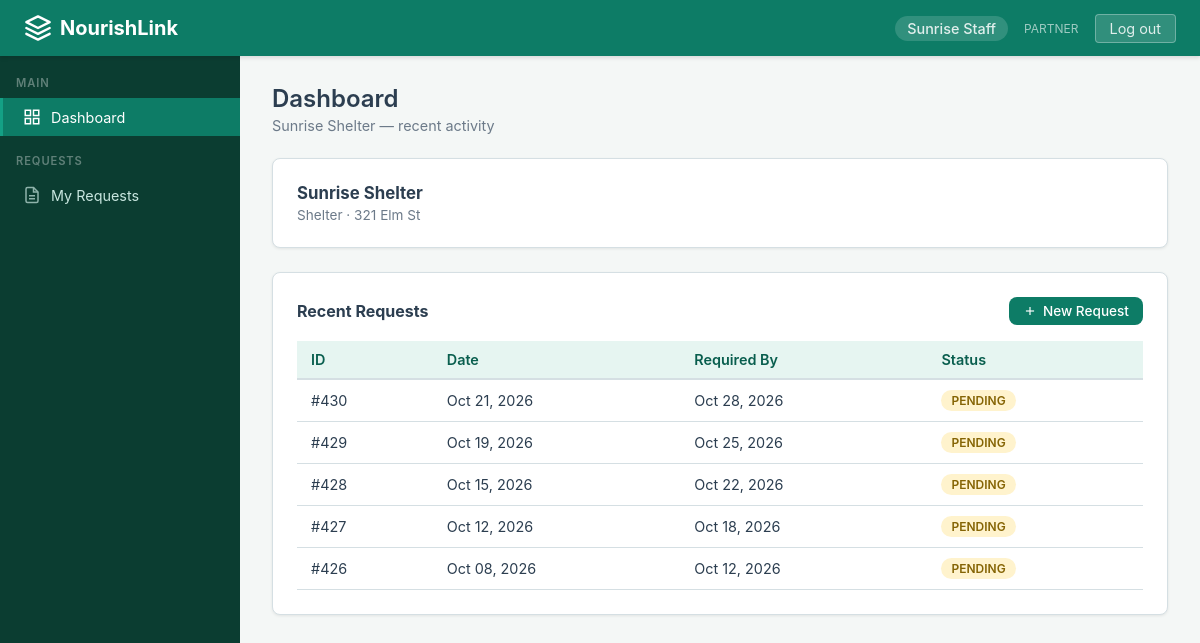
Screenshot of / (signed in) with the database file from the repository.
### core/models.py (models this page shows, shortened)
class Profile(models.Model):
    class Role(models.TextChoices):
        COORDINATOR = 'COORDINATOR', 'Coordinator'
        PARTNER = 'PARTNER', 'Partner'
    user = models.OneToOneField(User, on_delete=models.CASCADE, related_name='profile')
    role = models.CharField(max_length=15, choices=Role.choices)
    organization = models.ForeignKey(Organization, on_delete=models.SET_NULL, null=True, blank=True, related_name='members')
    @property
    def is_coordinator(self):
        return self.role == self.Role.COORDINATOR

class Organization(models.Model):
    class OrgType(models.TextChoices):
        SHELTER = 'SHELTER', 'Shelter'
        COMMUNITY_KITCHEN = 'COMMUNITY_KITCHEN', 'Community Kitchen'
        NGO = 'NGO', 'NGO'
        OTHER = 'OTHER', 'Other'
    name = models.CharField(max_length=200)
    org_type = models.CharField(max_length=20, choices=OrgType.choices, default=OrgType.OTHER)
    contact_email = models.EmailField(blank=True)
    phone = models.CharField(max_length=20, blank=True)
    address = models.TextField(blank=True)
    is_active = models.BooleanField(default=True)
    created_at = models.DateTimeField(auto_now_add=True)

class Request(models.Model):
    class Status(models.TextChoices):
        PENDING = 'PENDING', 'Pending'
        APPROVED = 'APPROVED', 'Approved'
        PARTIALLY_FULFILLED = 'PARTIALLY_FULFILLED', 'Partially Fulfilled'
        FULFILLED = 'FULFILLED', 'Fulfilled'
        CANCELLED = 'CANCELLED', 'Cancelled'
    organization = models.ForeignKey(Organization, on_delete=models.CASCADE, related_name='requests')
    requested_by = models.ForeignKey(User, on_delete=models.CASCADE, related_name='requests_made')
    required_by_date = models.DateField()
    status = models.CharField(max_length=25, choices=Status.choices, default=Status.PENDING)
    notes = models.TextField(blank=True)
    created_at = models.DateTimeField(auto_now_add=True)
    updated_at = models.DateTimeField(auto_now=True)
    class Meta:
        ordering = ['required_by_date', 'created_at']

### core/views.py (the view)
# urls.py: path('', views.dashboard, name='dashboard'),
@login_required
def dashboard(request):
    if not hasattr(request.user, 'profile'):
        return render(request, 'core/no_profile.html')
    profile = request.user.profile
    today = timezone.now().date()
    if profile.is_coordinator:
        context = {
            'total_batches': FoodBatch.objects.filter(status='AVAILABLE').count(),
            'expiring_soon': FoodBatch.objects.filter(
                status='AVAILABLE',
                distribution_cutoff__lte=today + timedelta(days=7),
                distribution_cutoff__gte=today,
            ).count(),
            'pending_requests': Request.objects.filter(status='PENDING').count(),
            'draft_plans': AllocationPlan.objects.filter(status='DRAFT').count(),
        }
        return render(request, 'core/dashboard_coordinator.html', context)
    else:
        org = profile.organization
        context = {
            'my_requests': Request.objects.filter(organization=org).order_by('-created_at')[:5] if org else [],
            'organization': org,
        }
        return render(request, 'core/dashboard_partner.html', context)

### templates/core/dashboard_partner.html (shortened to what this page needs)
{% extends "base.html" %}
{% block content %}
<div class="page-header">
  <h1>Dashboard</h1>
  {% if organization %}
    <p>{{ organization.name }} — recent activity</p>
  {% else %}
    <p>Welcome, {{ user.get_full_name|default:user.username }}</p>
  {% endif %}
</div>
{% if organization %}
<div class="card" style="margin-bottom:24px;">
  <h3 style="margin-bottom:4px;font-size:1.05rem;">{{ organization.name }}</h3>
  <p style="color:var(--text-muted);font-size:.85rem;">{{ organization.get_org_type_display }} &middot; {{ organization.address|default:"No address on file" }}</p>
</div>
{% endif %}
<div class="card">
  <div style="display:flex;align-items:center;justify-content:space-between;margin-bottom:16px;">
    <h3 style="font-size:1rem;">Recent Requests</h3>
    <a href="{% url 'request_create' %}" class="btn btn-primary" style="font-size:.85rem;padding:6px 14px;">
      <svg viewBox="0 0 24 24" width="14" height="14" fill="none" stroke="currentColor" stroke-width="2"><line x1="12" y1="5" x2="12" y2="19"/><line x1="5" y1="12" x2="19" y2="12"/></svg>
      New Request
    </a>
  </div>
  {% if my_requests %}
  <div class="table-wrap">
    <table>
      <thead>
        <tr>
          <th>ID</th>
          <th>Date</th>
          <th>Required By</th>
          <th>Status</th>
        </tr>
      </thead>
      <tbody>
        {% for req in my_requests %}
        <tr>
          <td>#{{ req.id }}</td>
          <td>{{ req.created_at|date:"M d, Y" }}</td>
          <td>{{ req.required_by_date|date:"M d, Y" }}</td>
          <td>
            {% if req.status == 'PENDING' %}
              <span class="badge badge-pending">Pending</span>
            {% elif req.status == 'APPROVED' %}
              <span class="badge badge-approved">Approved</span>
            {% elif req.status == 'PARTIALLY_FULFILLED' %}
              <span class="badge badge-partial">Partial</span>
            {% elif req.status == 'FULFILLED' %}
              <span class="badge badge-fulfilled">Fulfilled</span>
            {% elif req.status == 'CANCELLED' %}
              <span class="badge badge-cancelled">Cancelled</span>
            {% else %}
              <span class="badge">{{ req.status }}</span>
            {% endif %}
          </td>
        </tr>
        {% endfor %}
      </tbody>
    </table>
  </div>
  {% endif %}
</div>
{% endblock %}

### templates/base.html (shortened to what this page needs)
<!DOCTYPE html>
<html lang="en">
<head>
</head>
<body>
  <nav class="navbar">
    <a href="{% url 'dashboard' %}" class="navbar-brand">
      <svg viewBox="0 0 24 24" fill="none" stroke="currentColor" stroke-width="2" stroke-linecap="round" stroke-linejoin="round">
        <path d="M12 2L2 7l10 5 10-5-10-5z"/>
        <path d="M2 17l10 5 10-5"/>
        <path d="M2 12l10 5 10-5"/>
      </svg>
      NourishLink
    </a>
    <div class="navbar-right">
      {% if user.is_authenticated %}
        <span class="navbar-user">{{ user.get_full_name|default:user.username }}</span>
        {% if user.profile.role %}
          <span style="font-size:.75rem;opacity:.7">{{ user.profile.role }}</span>
        {% endif %}
        <a href="{% url 'logout' %}" class="btn-logout">Log out</a>
      {% else %}
        <a href="{% url 'login' %}">Log in</a>
      {% endif %}
    </div>
  </nav>
  {% if user.is_authenticated %}
  <div class="layout">
    <aside class="sidebar">
      {% if user.profile.role == 'COORDINATOR' %}
        <div class="sidebar-section">Main</div>
        <a href="{% url 'dashboard' %}" class="{% if request.resolver_match.url_name == 'dashboard' %}active{% endif %}">
          <svg viewBox="0 0 24 24" fill="none" stroke="currentColor" stroke-width="2"><rect x="3" y="3" width="7" height="7"/><rect x="14" y="3" width="7" height="7"/><rect x="3" y="14" width="7" height="7"/><rect x="14" y="14" width="7" height="7"/></svg>
          Dashboard
        </a>
        <div class="sidebar-section" style="margin-top:18px;">Manage</div>
        <a href="{% url 'inventory' %}" class="{% if request.resolver_match.url_name in 'inventory,batch_detail,donation_create' %}active{% endif %}">
          <svg viewBox="0 0 24 24" fill="none" stroke="currentColor" stroke-width="2"><path d="M20 7l-8-4-8 4m16 0l-8 4m8-4v10l-8 4m0-10L4 7m8 4v10M4 7v10l8 4"/></svg>
          Inventory
        </a>
        <a href="{% url 'request_list' %}" class="{% if request.resolver_match.url_name in 'request_list,request_detail' %}active{% endif %}">
          <svg viewBox="0 0 24 24" fill="none" stroke="currentColor" stroke-width="2"><path d="M14 2H6a2 2 0 00-2 2v16a2 2 0 002 2h12a2 2 0 002-2V8z"/><polyline points="14 2 14 8 20 8"/><line x1="16" y1="13" x2="8" y2="13"/><line x1="16" y1="17" x2="8" y2="17"/></svg>
          Requests
        </a>
        <a href="{% url 'plan_list' %}" class="{% if request.resolver_match.url_name in 'plan_list,plan_detail,plan_generate' %}active{% endif %}">
          <svg viewBox="0 0 24 24" fill="none" stroke="currentColor" stroke-width="2"><circle cx="12" cy="12" r="10"/><path d="M16 12l-4-4-4 4m4-4v8"/></svg>
          Allocation
        </a>
        <a href="{% url 'pickups' %}" class="{% if request.resolver_match.url_name == 'pickups' %}active{% endif %}">
          <svg viewBox="0 0 24 24" fill="none" stroke="currentColor" stroke-width="2"><rect x="1" y="3" width="15" height="13"/><polygon points="23 7 16 12 16 2 23 7"/></svg>
          Pickups
        </a>
        <a href="{% url 'forecast_list' %}" class="{% if request.resolver_match.url_name == 'forecast_list' %}active{% endif %}">
          <svg viewBox="0 0 24 24" fill="none" stroke="currentColor" stroke-width="2"><path d="M3 3v18h18"/><path d="M18.7 8l-5.1 5.2-2.8-2.7L7 14.3"/></svg>
          Forecasts
        </a>
        <a href="{% url 'ai_list' %}" class="{% if request.resolver_match.url_name in 'ai_list,ai_detail' %}active{% endif %}">
          <svg viewBox="0 0 24 24" fill="none" stroke="currentColor" stroke-width="2"><circle cx="12" cy="12" r="3"/><path d="M12 2v3m0 14v3M4.9 4.9l2.1 2.1m10 10l2.1 2.1M2 12h3m14 0h3M4.9 19.1l2.1-2.1m10-10l2.1-2.1"/></svg>
          AI Proposals
        </a>
        <div class="sidebar-section" style="margin-top:18px;">Analytics</div>
        <a href="#">
          <svg viewBox="0 0 24 24" fill="none" stroke="currentColor" stroke-width="2"><line x1="18" y1="20" x2="18" y2="10"/><line x1="12" y1="20" x2="12" y2="4"/><line x1="6" y1="20" x2="6" y2="14"/></svg>
          Reports
        </a>
      {% elif user.profile.role == 'PARTNER' %}
        <div class="sidebar-section">Main</div>
        <a href="{% url 'dashboard' %}" class="{% if request.resolver_match.url_name == 'dashboard' %}active{% endif %}">
          <svg viewBox="0 0 24 24" fill="none" stroke="currentColor" stroke-width="2"><rect x="3" y="3" width="7" height="7"/><rect x="14" y="3" width="7" height="7"/><rect x="3" y="14" width="7" height="7"/><rect x="14" y="14" width="7" height="7"/></svg>
          Dashboard
        </a>
        <div class="sidebar-section" style="margin-top:18px;">Requests</div>
        <a href="{% url 'my_requests' %}" class="{% if request.resolver_match.url_name in 'my_requests,request_detail,request_create' %}active{% endif %}">
          <svg viewBox="0 0 24 24" fill="none" stroke="currentColor" stroke-width="2"><path d="M14 2H6a2 2 0 00-2 2v16a2 2 0 002 2h12a2 2 0 002-2V8z"/><polyline points="14 2 14 8 20 8"/><line x1="16" y1="13" x2="8" y2="13"/><line x1="16" y1="17" x2="8" y2="17"/></svg>
          My Requests
        </a>
      {% endif %}
    </aside>
    <main class="main-content">
    {% endif %}
      {% block content %}{% endblock %}
    {% if user.is_authenticated %}
    </main>
  </div>
    {% else %}
    </div>
    {% endif %}
</body>
</html>

### templates/base.html (style rules this page uses)
:root { --primary: #0d7c66; --primary-dark: #095e4e; --primary-light: #e6f5f1; --accent: #14a085; --bg: #f4f7f6; --sidebar-bg: #0b3d31; --sidebar-text: #c8e6df; --sidebar-hover: #0d7c66; --card-bg: #ffffff; --text: #2c3e50; --text-muted: #6c7a89; --border: #d5dfe3; --danger: #c0392b; --warning: #e67e22; --success: #27ae60; --info: #2980b9; --radius: 8px; --shadow: 0 1px 3px rgba(0,0,0,.08); }
*, *::before, *::after { box-sizing: border-box; margin: 0; padding: 0; }
body { font-family: -apple-system, BlinkMacSystemFont, "Segoe UI", Roboto, "Helvetica Neue", Arial, sans-serif; background: var(--bg); color: var(--text); min-height: 100vh; display: flex; flex-direction: column; }
.navbar { background: var(--primary); color: #fff; display: flex; align-items: center; justify-content: space-between; padding: 0 24px; height: 56px; position: sticky; top: 0; z-index: 100; box-shadow: 0 2px 4px rgba(0,0,0,.12); }
.navbar-brand { font-size: 1.25rem; font-weight: 700; color: #fff; text-decoration: none; display: flex; align-items: center; gap: 8px; }
.navbar-brand svg { width: 28px; height: 28px; }
.navbar-right { display: flex; align-items: center; gap: 16px; }
.navbar-right a, .navbar-right span { color: rgba(255,255,255,.85); text-decoration: none; font-size: .9rem; }
.navbar-user { background: rgba(255,255,255,.15); padding: 4px 12px; border-radius: 20px; font-weight: 500; }
.btn-logout { background: rgba(255,255,255,.15); border: 1px solid rgba(255,255,255,.3); color: #fff; padding: 5px 14px; border-radius: 4px; font-size: .85rem; cursor: pointer; text-decoration: none; }
.layout { display: flex; flex: 1; }
.sidebar { width: 240px; background: var(--sidebar-bg); padding: 20px 0; min-height: calc(100vh - 56px); flex-shrink: 0; }
.sidebar-section { padding: 0 16px; margin-bottom: 8px; font-size: .7rem; font-weight: 600; text-transform: uppercase; letter-spacing: .08em; color: rgba(255,255,255,.35); }
.sidebar a { display: flex; align-items: center; gap: 10px; padding: 10px 20px; color: var(--sidebar-text); text-decoration: none; font-size: .9rem; border-left: 3px solid transparent; transition: background .15s, border-color .15s; }
.sidebar a:hover, .sidebar a.active { background: var(--sidebar-hover); border-left-color: var(--accent); color: #fff; }
.sidebar a svg { width: 18px; height: 18px; opacity: .7; flex-shrink: 0; }
.sidebar a:hover svg, .sidebar a.active svg { opacity: 1; }
.main-content { flex: 1; padding: 28px 32px; max-width: 1200px; }
.card { background: var(--card-bg); border-radius: var(--radius); box-shadow: var(--shadow); padding: 24px; border: 1px solid var(--border); }
.page-header { margin-bottom: 24px; }
.page-header h1 { font-size: 1.5rem; font-weight: 600; color: var(--text); }
.page-header p { color: var(--text-muted); margin-top: 4px; font-size: .9rem; }
.table-wrap { overflow-x: auto; }
table { width: 100%; border-collapse: collapse; font-size: .9rem; }
thead th { background: var(--primary-light); color: var(--primary-dark); text-align: left; padding: 10px 14px; font-weight: 600; border-bottom: 2px solid var(--border); }
tbody td { padding: 10px 14px; border-bottom: 1px solid var(--border); }
.badge { display: inline-block; padding: 3px 10px; border-radius: 12px; font-size: .75rem; font-weight: 600; text-transform: uppercase; }
.badge-pending { background: #fff3cd; color: #856404; }
.btn { display: inline-flex; align-items: center; gap: 6px; padding: 8px 18px; border: none; border-radius: var(--radius); font-size: .9rem; font-weight: 500; cursor: pointer; text-decoration: none; transition: background .15s; }
.btn-primary { background: var(--primary); color: #fff; }

### rows the page displays
Organization: name "Sunrise Shelter", org_type "Shelter", address "321 Elm St"
Request: id "430", created_at "Oct 21, 2026", required_by_date "Oct 28, 2026", status "PENDING"
Request: id "429", created_at "Oct 19, 2026", required_by_date "Oct 25, 2026", status "PENDING"
Request: id "428", created_at "Oct 15, 2026", required_by_date "Oct 22, 2026", status "PENDING"
Request: id "427", created_at "Oct 12, 2026", required_by_date "Oct 18, 2026", status "PENDING"
Request: id "426", created_at "Oct 08, 2026", required_by_date "Oct 12, 2026", status "PENDING"

### other values shown
{{ user.get_full_name|default:user.username }} "Sunrise Staff"
{{ user.profile.role }} "PARTNER"
